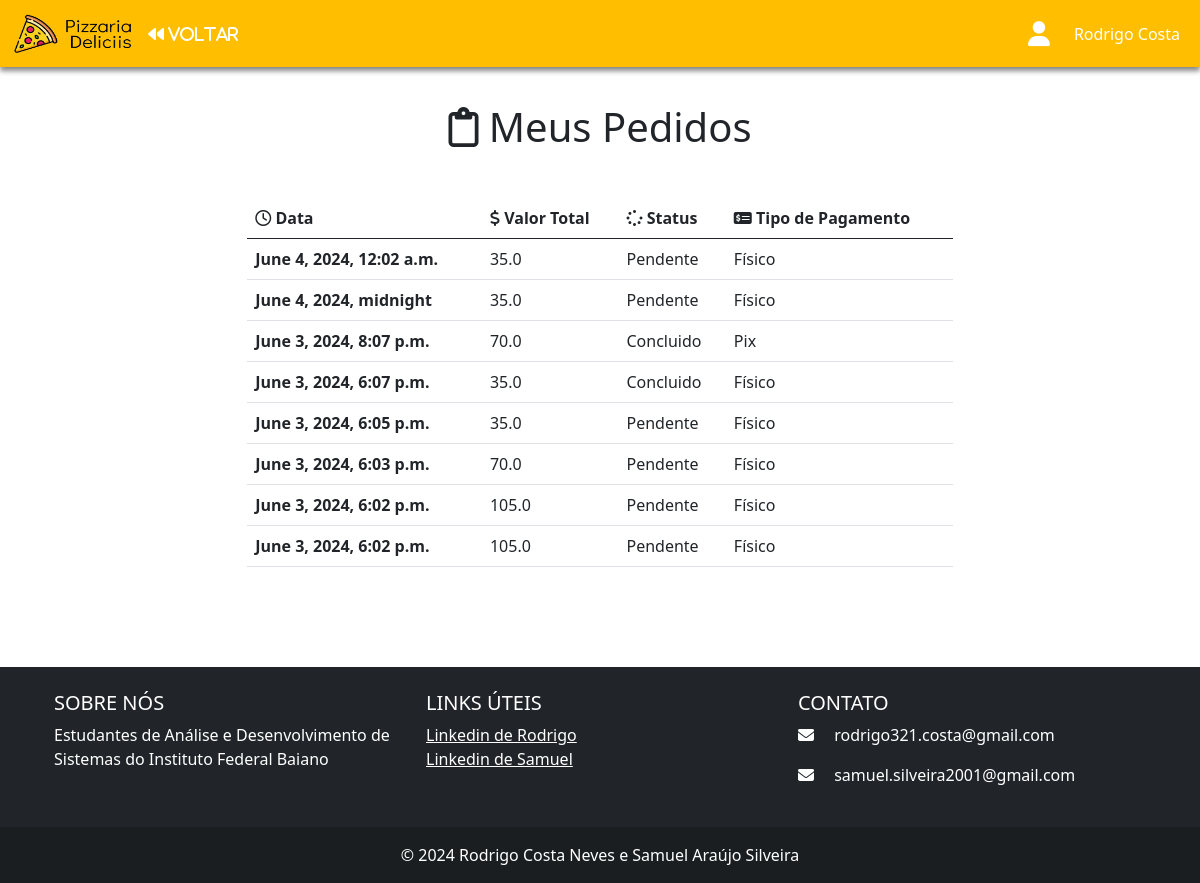
The page /meuspedidos/ (signed in) on the database as committed earlier.
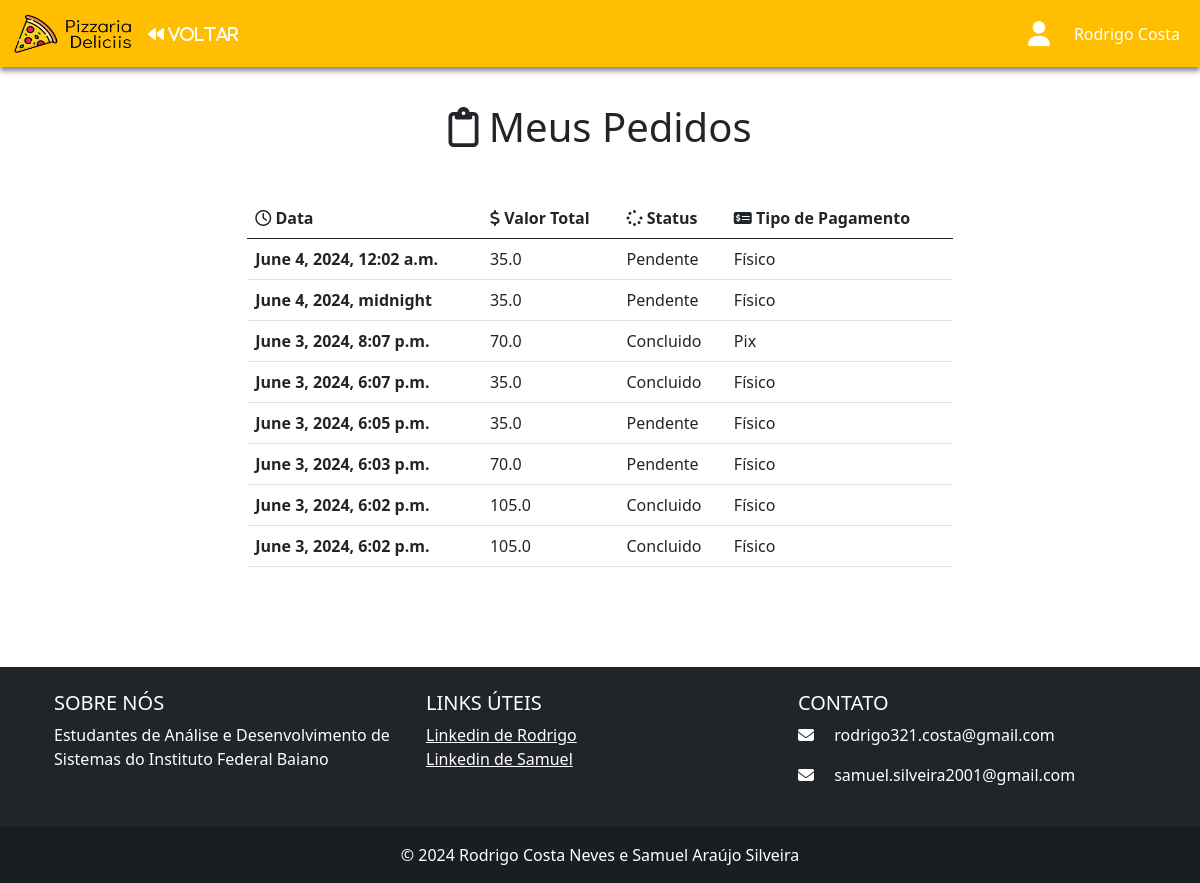
The same page on the database as committed later.
### pagamento/models.py (models this page shows, shortened)
class Pedido(models.Model):
    usuario = models.ForeignKey(
        CustomUser,
        on_delete=models.CASCADE,
    )
    endereco = models.ForeignKey(
        Endereco,
        on_delete=models.CASCADE,
    )
    tipo_pagamento =  models.CharField(max_length=30,default="fisico")
    status = models.CharField(max_length=30)
    valorTotal = models.FloatField(default=0)
    quantidadeTotal = models.IntegerField(default=0)
    data_pedido = models.DateTimeField(auto_now_add=True)

### usuario/views.py (the view)
# urls.py: path('meuspedidos/', views.meuspedidos, name='meuspedidos'),
def meuspedidos(request):
    if request.user.is_authenticated:
        user = request.user
        pedidos =  Pedido.objects.filter(usuario=user).order_by('-data_pedido')
        return render(request, 'meuspedidos.html', {'user':user, 'pedidos':pedidos})
    else:
        return render(request,"login.html",{'error':'Você não está logado.'})

### usuario/templates/meuspedidos.html (shortened to what this page needs)
{% load static %}
<!DOCTYPE html>
<html lang="en">
<head>
  <link href="https://cdn.jsdelivr.net/npm/bootstrap@5.0.2/dist/css/bootstrap.min.css" rel="stylesheet"
>
  <link rel="stylesheet" href="{% static 'css/meuspedidos.css' %}">
</head>
<body>
  <nav class="navbar navbar-expand-lg" id="nav" style="background-color: #FFBF00">
    <div class="container-fluid">
      <a class="navbar-brand" href="{% url 'lista' %}" style="color: white">
        <img src="{% static 'img/Pizzaria(1).png' %}" alt="" width="120" height="40" class="d-inline-block align-text-top">
      </a>
      <div class="collapse navbar-collapse" id="navbarNav">
        <div id="cart">
          <a href="{% url 'usernavpage' %}" style="color: white; text-decoration: none;">
            <i class="fa-solid fa-backward"> VOLTAR</i>
          </a>
        </div>
        <ul class="navbar-nav ms-auto">
          <li class="nav-item" id="logo">
            <a class="navbar-brand" href="#">
              <i class="fa-solid fa-user fa-lg" style="color: white; margin-top: 20px;"></i>
            </a>
          </li>
          <li class="nav-item">
            <a class="nav-link active" aria-current="page" href="#" style="color: white">{{user.nome}}</a>
          </li>
        </ul>
      </div>
    </div>
  </nav>
  <div class="container-fluid" id="section">
    <h1 style="margin-bottom: 4%;"><i class="fa-regular fa-clipboard"></i>  Meus Pedidos</h1>
    <table class="table">
      <thead class="thead-dark">
        <tr>
          <th scope="col"><i class="fa-regular fa-clock"></i> Data</th>
          <th scope="col"><i class="fa-solid fa-dollar-sign"></i>  Valor Total</th>
          <th scope="col"><i class="fa-solid fa-spinner"></i>  Status</th>
          <th scope="col"><i class="fa-solid fa-money-check-dollar"></i> Tipo de Pagamento</th>
        </tr>
      </thead>
      <tbody>
        {% if pedidos %}
          {% for pedido in pedidos %}
            <tr>
              <th scope="row">{{pedido.data_pedido}}</th>
              <td>{{pedido.valorTotal}}</td>
              <td>{{pedido.status}}</td>
              <td>{{pedido.tipo_pagamento}}</td>
            </tr>
          {% endfor %}
        {% else %}
          <tr>
            <th scope="row">Nenhum Produto Registrado</th>
          </tr>
        {% endif %}
      </tbody>
    </table>
  </div>
  <footer class="bg-dark text-white text-center text-lg-start">
    <div class="container p-4">
      <div class="row">
        <div class="col-lg-4 col-md-6 mb-4 mb-md-0">
          <h5 class="text-uppercase">Sobre nós</h5>
          <p>
            Estudantes de Análise e Desenvolvimento de Sistemas do Instituto Federal Baiano
          </p>
        </div>
        <div class="col-lg-4 col-md-6 mb-4 mb-md-0">
          <h5 class="text-uppercase">Links úteis</h5>
          <ul class="list-unstyled mb-0">
            <li>
              <a href="https://www.linkedin.com/in/rodrigo-costa-411038255/" target="_blank" class="text-white">Linkedin
                de Rodrigo</a>
            </li>
            <li>
              <a href="https://www.linkedin.com/in/samuel-ara%C3%BAjo-silveira-b205711a4/" target="_blank"
                class="text-white">Linkedin de Samuel</a>
            </li>
          </ul>
        </div>
        <div class="col-lg-4 col-md-12 mb-4 mb-md-0">
          <h5 class="text-uppercase">Contato</h5>
          <ul class="list-unstyled">
            <li>
              <p>
                <i class="fas fa-envelope me-3"></i> rodrigo321.costa@gmail.com
              </p>
            </li>
            <li>
              <p>
                <i class="fas fa-envelope me-3"></i> samuel.silveira2001@gmail.com
              </p>
            </li>
          </ul>
        </div>
      </div>
    </div>
    <div class="text-center p-3" style="background-color: rgba(0, 0, 0, 0.2);">
      © 2024 Rodrigo Costa Neves e Samuel Araújo Silveira
    </div>
  </footer>
</body>
</html>

Rows that differ between the two databases and show on the page:
changed Pedido (number 7 of 8 on the later page): status "Pendente" → "Concluido"
changed Pedido (number 8 of 8 on the later page): status "Pendente" → "Concluido"
